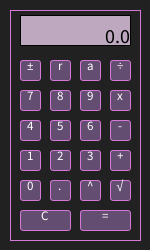
Frame 1 (no input)
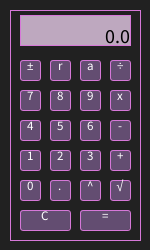
Frame 60 (the mouse pressed at the canvas centre just before this capture)
Frame 120 (the mouse held since frame 60 and released just before this capture): identical to frame 60, image omitted

The Processing sketch that drew these frames (run headless with seeded random() and noise(); from frame 60 on, the mouse is pressed at the canvas centre):

// Processing sketch: Calculator
// ── Calculator.pde
// Miles Smith | Sept 15 2026 | Calculator
Button[] numButtons = new Button[10];
Button[] opButtons = new Button[12];
float l, r, result;
char op;
boolean left, newEntry;
String displayVal;

void setup () {
  size(150, 250);
  l = 0.0;
  r = 0.0;
  result = 0.0;
  op = ' ';
  displayVal = "0.0";
  left = true;
  newEntry = true;


  numButtons[0] = new Button(30, 190, 20, 20, '0');
  numButtons[1] = new Button(30, 160, 20, 20, '1');
  numButtons[2] = new Button(60, 160, 20, 20, '2');
  numButtons[3] = new Button(90, 160, 20, 20, '3');
  numButtons[4] = new Button(30, 130, 20, 20, '4');
  numButtons[5] = new Button(60, 130, 20, 20, '5');
  numButtons[6] = new Button(90, 130, 20, 20, '6');
  numButtons[7] = new Button(30, 100, 20, 20, '7');
  numButtons[8] = new Button(60, 100, 20, 20, '8');
  numButtons[9] = new Button(90, 100, 20, 20, '9');
  opButtons[0] = new Button(120, 160, 20, 20, '+');
  opButtons[1] = new Button(120, 130, 20, 20, '-');
  opButtons[2] = new Button(120, 100, 20, 20, 'x');
  opButtons[3] = new Button(120, 70, 20, 20, '÷');
  opButtons[4] = new Button(90, 70, 20, 20, 'a');
  opButtons[5] = new Button(60, 70, 20, 20, 'r');
  opButtons[6] = new Button(30, 70, 20, 20, '±');
  opButtons[7] = new Button(60, 190, 20, 20, '.');
  opButtons[8] = new Button(90, 190, 20, 20, '^');
  opButtons[9] = new Button(120, 190, 20, 20, '√');
  opButtons[10] = new Button(45, 220, 50, 20, 'C');
  opButtons[11] = new Button(105, 220, 50, 20, '=');
}

void draw () {
  background(33);
  drawDisplay();
  stroke(#D678D8);
  line(140, 10, 140, 240);
  line(10, 240, 140, 240);
  line(10, 10, 10, 240);
  line(10, 10, 140, 10);

  for (int i = 0; i<numButtons.length; i++) {
    numButtons[i].display();
    numButtons[i].mouseOver(mouseX, mouseY);
  }
  for (int i = 0; i<opButtons.length; i++) {
    opButtons[i].display();
    opButtons[i].mouseOver(mouseX, mouseY);
  }
}

void drawDisplay () {
  rectMode(CENTER);
  fill(#BEA8BF);
  rect(width/2, 30, 110, 30);
  fill(0);
  textAlign(RIGHT);
  if(displayVal.length()> 12){
    textSize(32);
  } else if(displayVal.length()> 14) {
    textSize(30);
  }
  textSize(20);
  text(displayVal, width/3+80, 43);
}

void mouseReleased() {



  // Update display with button clicked by user
  for (int i = 0; i < numButtons.length; i++) {
    if (numButtons[i].hover) {
      handleEvent(numButtons[i].val, true);
    }
  }
  // Loop through opButtons
  for (int i = 0; i < opButtons.length; i++) {
    if (opButtons[i].hover) {
      handleEvent(opButtons[i].val, false);
    }
  }
  // Display Variables
  println("L:" + l);
  println("R:" + r);
  println("Result:" + result);
  println("Left:" + left);
  println("Op:" + op);
}

void performCalc() {
  if (op == '+') {
    result = l + r;
  } else if (op == '-') {
    result = l - r;
  } else if (op == '÷') {
    result = l / r;
  } else if (op == 'x') {
    result = l * r;
  }
  displayVal = str(result);
  left = !left;
  l = result;
}

void keyPressed() {
  println("keyCode: " + keyCode);
  if (keyCode == 49 || keyCode == 97) {
    handleEvent('1', true);
  } else if (key == 50 || keyCode == 98) {
    handleEvent('2', true);
  } else if (keyCode == 51 || keyCode == 99) {
    handleEvent('3', true);
  } else if (keyCode == 52 || keyCode == 100) {
    handleEvent('4', true);
  } else if (keyCode == 53 || keyCode == 101) {
    handleEvent('5', true);
  } else if (keyCode == 54 || keyCode == 102) {
    handleEvent('6', true);
  } else if (keyCode == 55 || keyCode == 103) {
    handleEvent('7', true);
  } else if (keyCode == 56 || keyCode == 104) {
    handleEvent('8', true);
  } else if (keyCode == 57 || keyCode == 105) {
    handleEvent('9', true);
  } else if (keyCode == 48 || keyCode == 96) {
    handleEvent('0', true);
  } else if (keyCode == 45 || keyCode == 109) {
    handleEvent('-', false);
  } else if (keyCode == 107) {
    handleEvent('+', false);
  } else if (keyCode == 106) {
    handleEvent('x', false);
  } else if (keyCode == 111) {
    handleEvent('÷', false);
  } else if (keyCode == 10) {
    handleEvent('=', false);
  } else if (keyCode == 110) {
    handleEvent('.', false);
  } else if (keyCode == 8) {
    handleEvent('C', false);
  } 
}

void handleEvent(char val, boolean isNum) {
  if (isNum == true) {
    // Do Number stuff
    String digit = str(val);

    if (newEntry || displayVal.equals("0.0")) {
      displayVal = digit;
      newEntry = false;
    } else {
      displayVal += digit;
    }

    if (left) {
      l = float(displayVal);
    } else {
      r = float(displayVal);
    }
  } else {
    // Do operator stuff
    char clicked = val;

    if ( clicked == '=') {
      performCalc();
    } else if (clicked == '+' || clicked == '-' || clicked == 'x' || clicked == '÷') {
      op = clicked;
      left = false;
      newEntry = true;
      displayVal = str(op);
    } else if (clicked == '±') {
      if (left == true) {
        l *= -1;
        displayVal = str(l);
      } else {
        r *= -1;
        displayVal = str(r);
      }
    } else if (clicked == 'C') {
      // reset all variables
      l = 0.0;
      r = 0.0;
      result = 0.0;
      op = ' ';
      displayVal = "0.0";
      left = true;
      newEntry = true;
    } else if (clicked == '√') {
      // square root of value in display
      if (left == true) {
        l = sqrt(l);
        displayVal = str(l);
      } else {
        r = sqrt(r);
        displayVal = str(r);
      }
    } else if (clicked == '^') {
      // square root of value in display
      if (left == true) {
        l = sq(l);
        displayVal = str(l);
      } else {
        r = sq(r);
        displayVal = str(r);
      }
    } else if (clicked == 'r') {
      // square root of value in display
      if (left == true) {
        l = round(l);
        displayVal = str(l);
      } else {
        r = round(r);
        displayVal = str(r);
      }
    } else if (clicked == 'a') {
      // square root of value in display
      if (left == true) {
        l = abs(l);
        displayVal = str(l);
      } else {
        r = abs(r);
        displayVal = str(r);
      }
    } else if (clicked == '.') {
      if (!displayVal.contains(".")) {
        displayVal += '.';
      }
    }
  }
}

// ── Button.pde
class Button {
  // Member Variables
  float x, y, w, h;
  char val;
  boolean hover;
  color c1, c2;

  //Constructor
  Button(float x, float y, float w, float h, char val) {
    this.x = x;
    this.y = y;
    this.w = w;
    this.h = h;
    this.val = val;
    hover = false;
    c1 = color(#634D71);
    c2 = color(#E69DE8);
  }


  // Member Methods
  void display() {
    if (hover == true) {
      fill(c2);
    } else {
      fill(c1);
    }
    rectMode(CENTER);
    rect(x, y, w, h, 3);
    fill(255);
    textAlign(CENTER);
    textSize(13);
    text(val, x, y);
  }

  void mouseOver (float tempX, float tempY) {
    if (tempX>x-w/2 && tempX<x+w/2 && tempY>y-h/2 && tempY<y+h/2) {
      hover = true;
    } else {
      hover = false;
    }
  }
}
